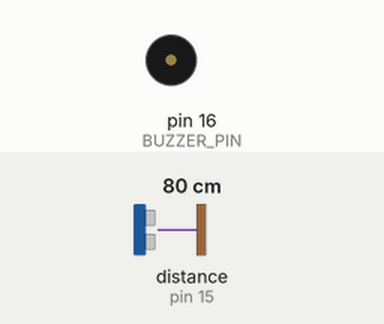
Recording of a sketch running on a simulated Arduino Uno, built with avr-gcc and run on an emulated ATmega328P. On the bench: buzzer (waves = sounding, pin HIGH). Wiring (inferred from the names in the program): ultrasonic range finder: trigger pin 19; echo pin 15. The test bench sets the inputs (shaded band); at power-on: distance to the obstacle (sensor on pin 15) 80 cm. The echo pulse lasts 58.3 µs per cm; pins used as bus, display or sensor lines are not drawn.

Above: at 1.2 s.
1.3 s: distance to the obstacle (sensor on pin 15) set to 56 cm
2.8 s: distance to the obstacle (sensor on pin 15) set to 48 cm
At 3.5 s:
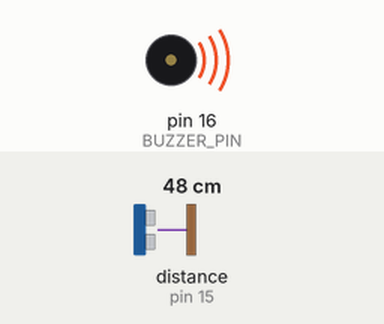
4.3 s: distance to the obstacle (sensor on pin 15) set to 60 cm
At 5.2 s:
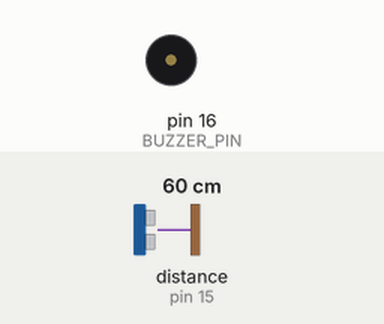
5.8 s: distance to the obstacle (sensor on pin 15) set to 2 cm
At 7.1 s:
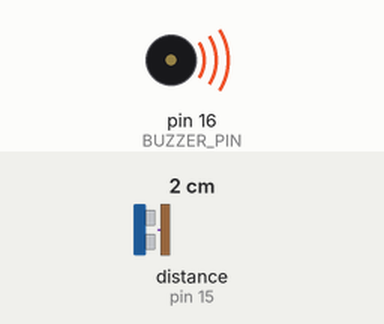
Timing chart, 0 to 8.3 s (numbered marks = the images above; inputs shaded):
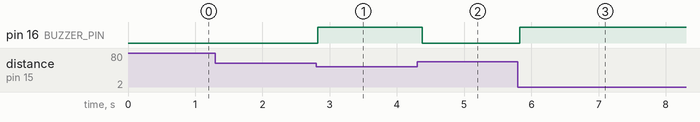

The sketch:

code.ino
```cpp
#define TRIG_PIN 19
#define ECHO_PIN 15
#define BUZZER_PIN 16

void setup() {
    pinMode(TRIG_PIN, OUTPUT);
    pinMode(ECHO_PIN, INPUT);
    pinMode(BUZZER_PIN, OUTPUT);
}

void loop() {
    int distance;
    float duration;

    digitalWrite(TRIG_PIN, LOW);
    delayMicroseconds(2);
    digitalWrite(TRIG_PIN, HIGH);
    delayMicroseconds(10);
    digitalWrite(TRIG_PIN, LOW);

    duration = pulseIn(ECHO_PIN, HIGH);
    distance = duration * 0.034 / 2;

    if (distance <= 50) {
        digitalWrite(BUZZER_PIN, HIGH);
    } else {
        digitalWrite(BUZZER_PIN, LOW);

    }
    delay(100);
}
```

Measured:
- the behaviour switches between 52 and 51 cm on distance to the obstacle (sensor on pin 15) (found by bisection; images 0 and 1)
- after the input at 1.3 s, every drawn part: stays the same
- after the input at 2.8 s, pin 16 (BUZZER_PIN): LOW → HIGH at once
- after the input at 4.3 s, pin 16 (BUZZER_PIN): HIGH → LOW after 0.07 s
- after the input at 5.8 s, pin 16 (BUZZER_PIN): LOW → HIGH at once
